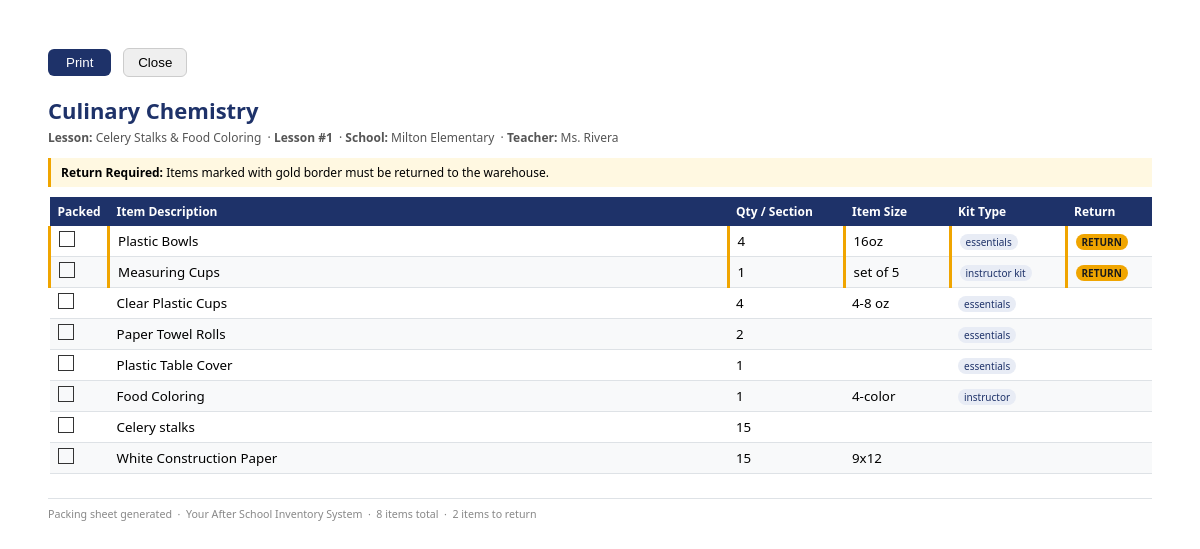
The page /packing/lesson/1/print (signed in) on the database its author committed.
### tables this page shows
CREATE TABLE lessons (
    id           INTEGER PRIMARY KEY AUTOINCREMENT,
    class_type   TEXT,
    class_name   TEXT NOT NULL,
    lesson_name  TEXT NOT NULL,
    lesson_number INTEGER,
    school_id    INTEGER,
    teacher_name TEXT,
    session_id   INTEGER,
    week_id      INTEGER,
    max_students INTEGER DEFAULT 15,
    pack_to      INTEGER DEFAULT 15,
    status       TEXT DEFAULT 'unpacked', -- unpacked, in_progress, packed, delivered
    created_at   TIMESTAMP DEFAULT CURRENT_TIMESTAMP,
    FOREIGN KEY (school_id)  REFERENCES schools(id),
    FOREIGN KEY (session_id) REFERENCES program_sessions(id),
    FOREIGN KEY (week_id)    REFERENCES weeks(id)
);

CREATE TABLE schools (
    id         INTEGER PRIMARY KEY AUTOINCREMENT,
    name       TEXT NOT NULL,
    address    TEXT,
    notes      TEXT,
    active     INTEGER DEFAULT 1,
    created_at TIMESTAMP DEFAULT CURRENT_TIMESTAMP
);

CREATE TABLE lesson_items (
    id                INTEGER PRIMARY KEY AUTOINCREMENT,
    lesson_id         INTEGER NOT NULL,
    item_id           INTEGER,
    item_description  TEXT NOT NULL,
    essentials_type   TEXT,
    per_section_total TEXT,
    item_size         TEXT,
    unit              TEXT,
    return_required   INTEGER DEFAULT 0,
    notes             TEXT,
    FOREIGN KEY (lesson_id) REFERENCES lessons(id),
    FOREIGN KEY (item_id)   REFERENCES items(id)
);

### app.py (the view)
@app.route('/packing/lesson/<int:lesson_id>/print')
@warehouse_only
def packing_lesson_print(lesson_id):
    db     = get_db()
    lesson = db.execute(
        'SELECT l.*, s.name AS school_name FROM lessons l LEFT JOIN schools s ON l.school_id=s.id WHERE l.id=?',
        [lesson_id]
    ).fetchone()
    items  = db.execute(
        '''SELECT li.*, COALESCE(pl.is_packed, 0) AS is_packed
           FROM lesson_items li
           LEFT JOIN packing_log pl ON li.id = pl.lesson_item_id
           WHERE li.lesson_id=?
           ORDER BY li.return_required DESC, li.essentials_type NULLS LAST, li.item_description''',
        [lesson_id]
    ).fetchall()
    db.close()
    return render_template('packing/lesson_print.html', lesson=lesson, items=items)

### app.py (called while the page is built)
def get_db():
    db = sqlite3.connect(DATABASE)
    db.row_factory = sqlite3.Row
    db.execute("PRAGMA foreign_keys = ON")
    return db

@login_manager.user_loader
def load_user(uid):
    db = get_db()
    row = db.execute('SELECT * FROM users WHERE id = ?', [uid]).fetchone()
    db.close()
    return User(row) if row else None

def warehouse_only(f):
    @wraps(f)
    @login_required
    def wrapped(*args, **kw):
        if current_user.role == 'site_director':
            return redirect(url_for('director_portal'))
        return f(*args, **kw)
    return wrapped

### templates/packing/lesson_print.html (shortened to what this page needs)
<!DOCTYPE html>
<html lang="en">
<head>
</head>
<body>
  <div class="no-print" style="margin-bottom:12px;">
    <button onclick="window.print()" style="padding:6px 18px;background:#1E3269;color:white;border:none;border-radius:6px;cursor:pointer;font-size:10pt;">
      Print
    </button>
    <button onclick="window.close()" style="padding:6px 14px;margin-left:8px;border:1px solid #ccc;border-radius:6px;cursor:pointer;font-size:10pt;">
      Close
    </button>
  </div>
  <h2>{{ lesson.class_name }}</h2>
  <div class="meta">
    <strong>Lesson:</strong> {{ lesson.lesson_name }}
    {% if lesson.lesson_number %}&nbsp;·&nbsp;<strong>Lesson #{{ lesson.lesson_number }}</strong>{% endif %}
    {% if lesson.school_name %}&nbsp;·&nbsp;<strong>School:</strong> {{ lesson.school_name }}{% endif %}
    {% if lesson.teacher_name %}&nbsp;·&nbsp;<strong>Teacher:</strong> {{ lesson.teacher_name }}{% endif %}
  </div>
  {% set return_items = items | selectattr('return_required') | list %}
  {% if return_items %}
  <div style="background:#fff8e1;border-left:3px solid #F0A500;padding:6px 10px;margin-bottom:10px;font-size:9pt;">
    <strong>Return Required:</strong> Items marked with gold border must be returned to the warehouse.
  </div>
  {% endif %}
  <table>
    <thead>
      <tr>
        <th style="width:30px;">Packed</th>
        <th>Item Description</th>
        <th style="width:100px;">Qty / Section</th>
        <th style="width:90px;">Item Size</th>
        <th style="width:100px;">Kit Type</th>
        <th style="width:70px;">Return</th>
      </tr>
    </thead>
    <tbody>
    {% for item in items %}
    <tr class="{% if item.return_required %}return-row{% endif %}">
      <td class="text-center"><span class="check-box"></span></td>
      <td>{{ item.item_description }}</td>
      <td>{{ item.per_section_total or '' }}</td>
      <td>{{ item.item_size or '' }}</td>
      <td>
        {% if item.essentials_type %}
        <span class="kit-badge">{{ item.essentials_type }}</span>
        {% endif %}
      </td>
      <td class="text-center">
        {% if item.return_required %}
        <span class="return-badge">RETURN</span>
        {% endif %}
      </td>
    </tr>
    {% endfor %}
    </tbody>
  </table>
  <div class="footer">
    Packing sheet generated &nbsp;·&nbsp; Your After School Inventory System
    &nbsp;·&nbsp; {{ items|length }} items total
    {% if return_items %}&nbsp;·&nbsp; {{ return_items|length }} items to return{% endif %}
  </div>
</body>
</html>

### templates/packing/lesson_print.html (style rules this page uses)
body { font-family: 'Segoe UI', Arial, sans-serif; font-size: 11pt; margin: 0.5in; }
h2 { color: #1E3269; margin-bottom: 4px; }
.meta { font-size: 9pt; color: #555; margin-bottom: 12px; }
table { width: 100%; border-collapse: collapse; margin-top: 10px; }
th { background: #1E3269; color: white; padding: 6px 8px; text-align: left; font-size: 9pt; }
td { padding: 5px 8px; border-bottom: 1px solid #dee2e6; font-size: 10pt; vertical-align: middle; }
tr:nth-child(even) td { background: #f8f9fa; }
.return-row td { border-left: 3px solid #F0A500; }
.return-badge { background: #F0A500; color: #1a1a1a; font-size: 7.5pt; font-weight: bold; padding: 1px 6px; border-radius: 8px; }
.kit-badge { background: #e8ecf5; color: #1E3269; font-size: 7.5pt; padding: 1px 6px; border-radius: 8px; }
.check-box { width: 14px; height: 14px; border: 1.5px solid #333; display: inline-block; }
.footer { margin-top: 24px; font-size: 8pt; color: #888; border-top: 1px solid #dee2e6; padding-top: 8px; }

### rows shown on the page
lessons: class_name "Culinary Chemistry", lesson_name "Celery Stalks & Food Coloring", lesson_number "1", teacher_name "Ms. Rivera"
schools: school_name "Milton Elementary"
lesson_items: item_description "Plastic Bowls", per_section_total "4", item_size "16oz", essentials_type "essentials", return_required "RETURN"
lesson_items: item_description "Measuring Cups", per_section_total "1", item_size "set of 5", essentials_type "instructor kit", return_required "RETURN"
lesson_items: item_description "Clear Plastic Cups", per_section_total "4", item_size "4-8 oz", essentials_type "essentials"
lesson_items: item_description "Paper Towel Rolls", per_section_total "2", essentials_type "essentials"
lesson_items: item_description "Plastic Table Cover", per_section_total "1", essentials_type "essentials"
lesson_items: item_description "Food Coloring", per_section_total "1", item_size "4-color", essentials_type "instructor"
lesson_items: item_description "Celery stalks", per_section_total "15"
lesson_items: item_description "White Construction Paper", per_section_total "15", item_size "9x12"

### other values the page prints
{{ items|length }} "8"
{{ return_items|length }} "2"
